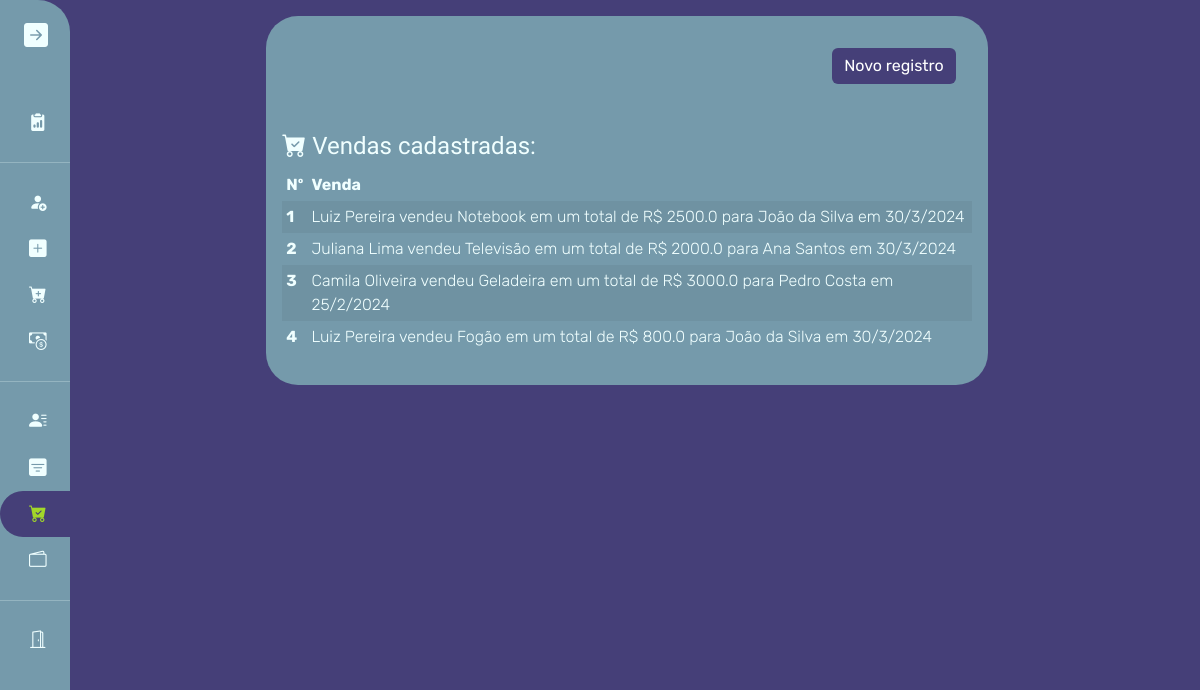
/visualizar-vendas/ (signed in), run on an earlier commit of the app's database.
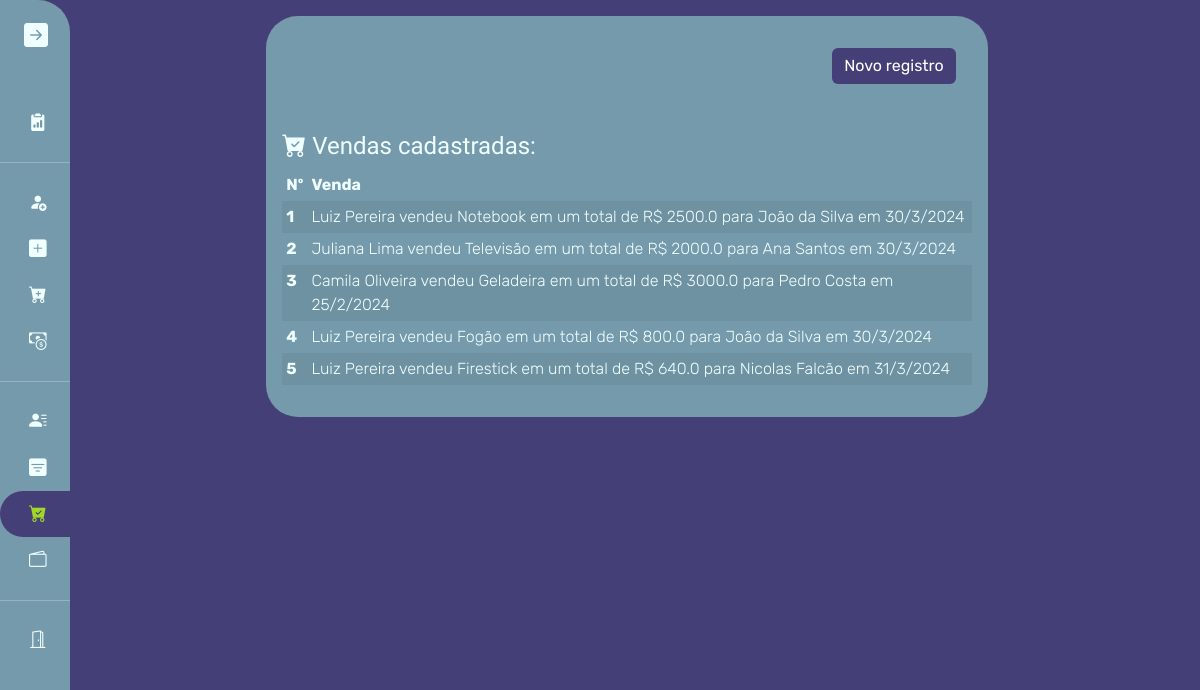
And on a later commit of the database.
### Central/models.py (models this page shows)
class Venda(models.Model):
    vendedor = models.ForeignKey(Vendedor, on_delete=models.DO_NOTHING)
    cliente = models.ForeignKey(Cliente, on_delete=models.DO_NOTHING)
    produto = models.ForeignKey(Produto, on_delete=models.DO_NOTHING)
    total = models.FloatField()
    data = models.DateTimeField(default=datetime.now())
    def __str__(self):
        return f'{self.vendedor} vendeu {self.produto} em um total de R$ {self.total} para {self.cliente} em {f"{self.data.day}/{self.data.month}/{self.data.year}"}'

class Vendedor(models.Model):
    nome = models.CharField(max_length=50)
    def __str__(self):
        return self.nome

class Produto(models.Model):
    nome = models.CharField(max_length=50)
    preco = models.FloatField()
    def __str__(self):
        return self.nome

class Cliente(models.Model):
    nome = models.CharField(max_length=50)
    cadastro_em = models.DateTimeField(default=datetime.now())
    def __str__(self):
        return self.nome

### VisualizacoesBD/views.py (the view)
# urls.py: path('visualizar-vendas/', visual_vendas_view, name='VisualVendas'),
@login_required
def visual_vendas_view(request):
    vendas = Venda.objects.all()
    dict_vendas = {}
    cont = 1
    for venda in vendas:
        dict_vendas[cont] = venda
        cont += 1
    return render(request, 'VisualizacoesBD/visual-vendas.html', {'dados': dict_vendas})

### VisualizacoesBD/templates/VisualizacoesBD/visual-vendas.html (shortened to what this page needs)
{% extends 'Bases/base-visuals.html' %}
{% load static %}
{% block url_regist %}{% url 'RegistVenda' %}{% endblock %}
{% block cabecalho_table %}
    <i class="bi bi-cart-check-fill"></i>
    Vendas cadastradas:
{% endblock %}
{% block colunas %}
    <th scope="col">Nº</th>
    <th scope="col">Venda</th>
{% endblock %}
{% block tratam_dados %}
    <th scope="row">{{ n }}</th>
    <td>{{ dado }}</td>
{% endblock %}

### templates/Bases/base-visuals.html
{% extends 'Bases/menu-lateral.html' %}
{% load static %}
{% block meus_estilos %}
    <link rel="stylesheet" href="{% static 'css/Bases/base-visuals.css' %}">
{% endblock %}
{% block conteudo %}
    <div class="container-fluid">
        <div class="row">
            <div class="col-12 col-lg-8 mx-auto fundo p-3 d-flex flex-column">
                <a href="{% block url_regist %}{% endblock %}" class="btn btn-primary align-self-end me-3 mt-3">Novo registro</a>
                <p class="h4 mt-5 comforta">{% block cabecalho_table %}{% endblock %}</p>
                <table class="table table-sm table-striped table-hover">
                    <thead>
                        <tr>
                            {% block colunas %}{% endblock %}
                        </tr>
                    </thead>
                    <tbody>
                        {% for n, dado in dados.items %}
                            <tr>
                                {% block tratam_dados %}{% endblock %}
                            </tr>
                        {% endfor %}
                    </tbody>
                </table>
            </div>
        </div>
    </div>
{% endblock %}

What changed in the data, as far as the page shows it:
added Venda: id "5", vendedor+produto+total "Luiz Pereira vendeu Firestick em um total de R$ 640.0 para Nicolas Falcão em 31/3/2024"
